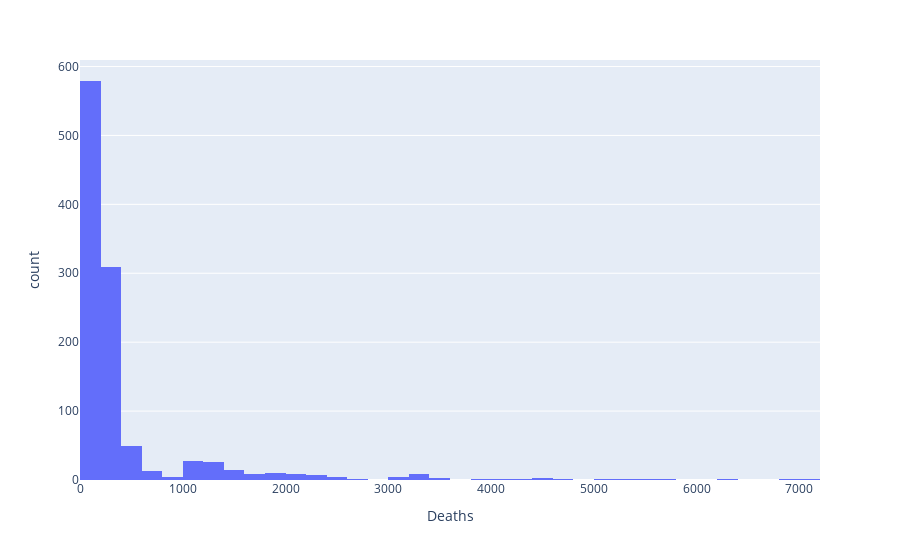

Notebook code cell kept with this figure:
### Markdown cell above
#### Disease of the heart is the top leading cause for deaths in 2007

### Code cell
# Distribution of deaths 
px.histogram(deaths,x='Deaths')

### Figure 1 — Plotly figure (JSON) as saved in the notebook; plotly's stock layout.template omitted (floating-point values rounded to 4 significant figures; data arrays with more than 128 entries replaced by an {"elided": "..."} marker saying what was removed)
{"data": [{"alignmentgroup": "True", "bingroup": "x", "hovertemplate": "Deaths=%{x}<br>count=%{y}<extra></extra>", "legendgroup": "", "marker": {"color": "#636efa", "pattern": {"shape": ""}}, "name": "", "offsetgroup": "", "orientation": "v", "showlegend": false, "type": "histogram", "x": {"elided": "1094 float values"}, "xaxis": "x", "yaxis": "y"}], "layout": {"barmode": "relative", "legend": {"tracegroupgap": 0}, "margin": {"t": 60}, "xaxis": {"anchor": "y", "domain": [0, 1], "title": {"text": "Deaths"}}, "yaxis": {"anchor": "x", "domain": [0, 1], "title": {"text": "count"}}}}
